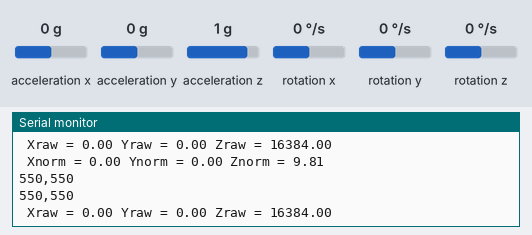
The sketch below on a simulated Arduino Uno, built with avr-gcc and run on an emulated ATmega328P. On the bench: the last lines printed to the serial monitor. Inputs (shaded band) come from the test bench; at power-on: acceleration x 0 g, acceleration y 0 g, acceleration z 1 g, rotation x 0 °/s, rotation y 0 °/s, rotation z 0 °/s. No radio packets arrive unless stated.

Above: at 1.2 s.
1.3 s: acceleration x set to -1.4 g
At 1.44 s:
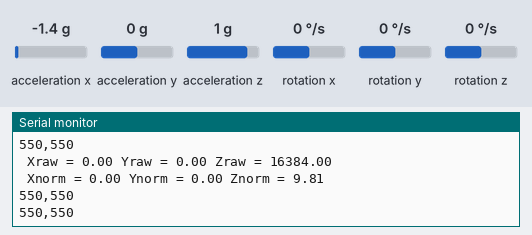
2.8 s: acceleration y set to -0.8 g
At 2.94 s:
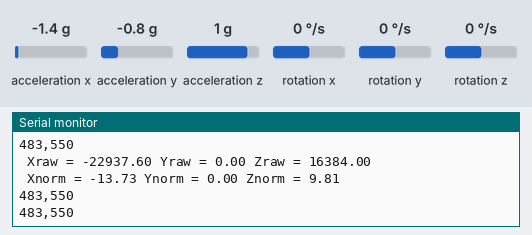
5.8 s: acceleration z set to 0 g
At 6.01 s:
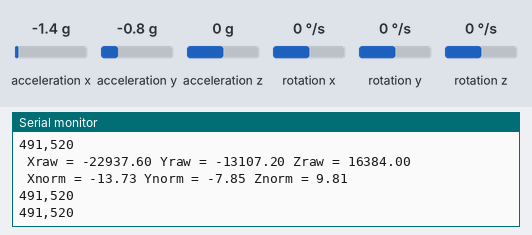
8.8 s: acceleration x set to -0.8 g
At 9.03 s:
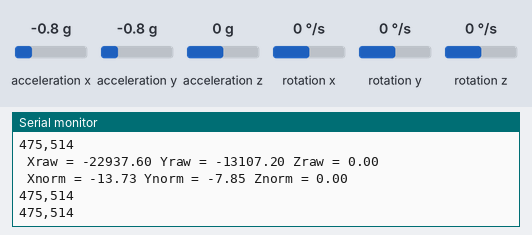
11.8 s: acceleration y set to 0 g
At 12.04 s:
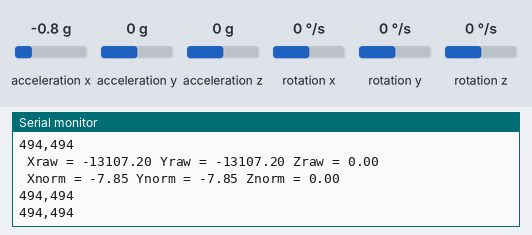
14.8 s: acceleration z set to 0.8 g
At 15.0 s:
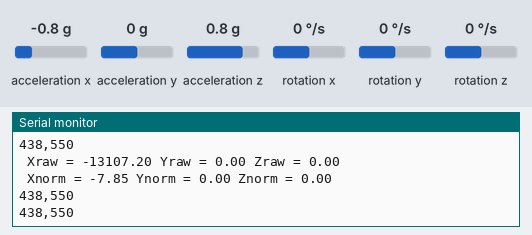
Timing chart, 0 to 17.8 s (numbered marks = the images above; inputs shaded):
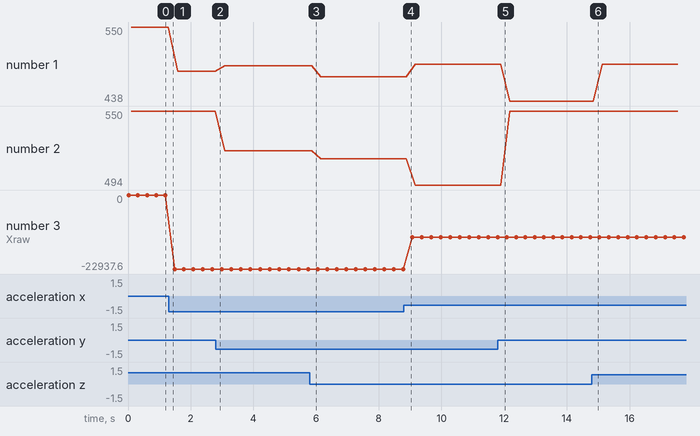

Measured:
- plotted number 1: 550 → 483 after the input at 1.3 s, 483 → 491 after the input at 2.8 s, 491 → 475 after the input at 5.8 s, 475 → 494 after the input at 8.8 s, 494 → 438 after the input at 11.8 s
- plotted number 2: 550 → 520 after the input at 2.8 s, 520 → 514 after the input at 5.8 s, 514 → 494 after the input at 8.8 s, 494 → 550 after the input at 11.8 s
- plotted number 3: 0 → -22937.6 after the input at 1.3 s

The sketch:

Aircraft.ino
```cpp
#include <RH_ASK.h>
#include <SPI.h> // Not actually used but needed to compile
#include <Wire.h>
#include <MPU6050.h>
RH_ASK driver;

MPU6050 mpu;
String xaxi;
String yaxi;
String out;

void setup()
{
    Serial.begin(9600);	  // Debugging only
    if (!driver.init())
         Serial.println("init failed");
          Serial.println("Initialize MPU6050");

  while(!mpu.begin(MPU6050_SCALE_2000DPS, MPU6050_RANGE_2G))
  {
    Serial.println("Could not find a valid MPU6050 sensor, check wiring!");
    delay(500);
}

}
void checkSettings()
{
  Serial.println();

  Serial.print(" * Sleep Mode:            ");
  Serial.println(mpu.getSleepEnabled() ? "Enabled" : "Disabled");

  Serial.print(" * Clock Source:          ");
  switch(mpu.getClockSource())
  {
    case MPU6050_CLOCK_KEEP_RESET:     Serial.println("Stops the clock and keeps the timing generator in reset"); break;
    case MPU6050_CLOCK_EXTERNAL_19MHZ: Serial.println("PLL with external 19.2MHz reference"); break;
    case MPU6050_CLOCK_EXTERNAL_32KHZ: Serial.println("PLL with external 32.768kHz reference"); break;
    case MPU6050_CLOCK_PLL_ZGYRO:      Serial.println("PLL with Z axis gyroscope reference"); break;
    case MPU6050_CLOCK_PLL_YGYRO:      Serial.println("PLL with Y axis gyroscope reference"); break;
    case MPU6050_CLOCK_PLL_XGYRO:      Serial.println("PLL with X axis gyroscope reference"); break;
    case MPU6050_CLOCK_INTERNAL_8MHZ:  Serial.println("Internal 8MHz oscillator"); break;
  }

  Serial.print(" * Accelerometer:         ");
  switch(mpu.getRange())
  {
    case MPU6050_RANGE_16G:            Serial.println("+/- 16 g"); break;
    case MPU6050_RANGE_8G:             Serial.println("+/- 8 g"); break;
    case MPU6050_RANGE_4G:             Serial.println("+/- 4 g"); break;
    case MPU6050_RANGE_2G:             Serial.println("+/- 2 g"); break;
  }

  Serial.print(" * Accelerometer offsets: ");
  Serial.print(mpu.getAccelOffsetX());
  Serial.print(" / ");
  Serial.print(mpu.getAccelOffsetY());
  Serial.print(" / ");
  Serial.println(mpu.getAccelOffsetZ());

  Serial.println();
}


void loop()
{

 Vector rawAccel = mpu.readRawAccel();
  Vector normAccel = mpu.readNormalizeAccel();
  int pitch = -(atan2(normAccel.XAxis, sqrt(normAccel.YAxis*normAccel.YAxis + normAccel.ZAxis*normAccel.ZAxis))*180.0)/M_PI;
  int roll = -(atan2(normAccel.YAxis, sqrt(normAccel.XAxis*normAccel.XAxis + normAccel.ZAxis*normAccel.ZAxis))*180.0)/M_PI;
 // int roll = (atan2(normAccel.YAxis, normAccel.ZAxis)*180.0)/M_PI;
  pitch = map(pitch, -360, 360, 999, 100);
  roll = map(roll, -360, 360, 999, 100);

  Serial.print(" Xraw = ");
  Serial.print(rawAccel.XAxis);
  Serial.print(" Yraw = ");
  Serial.print(rawAccel.YAxis);
  Serial.print(" Zraw = ");

  Serial.println(rawAccel.ZAxis);
  Serial.print(" Xnorm = ");
  Serial.print(normAccel.XAxis);
  Serial.print(" Ynorm = ");
  Serial.print(normAccel.YAxis);
  Serial.print(" Znorm = ");
  Serial.println(normAccel.ZAxis);

 xaxi = String(pitch);

  yaxi = String(roll);

  out = xaxi + "," + yaxi;

    const char *msg = out.c_str();
 Serial.println(msg);
    driver.send((uint8_t *)msg, strlen(msg));
    driver.waitPacketSent();
    Serial.println(msg);
    delay(200);
}
```
